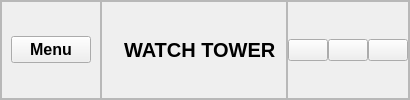
     <widget class="QFrame" name="Header_frame">
      <property name="styleSheet">
       <string notr="true"/>
      </property>
      <property name="frameShape">
       <enum>QFrame::StyledPanel</enum>
      </property>
      <property name="frameShadow">
       <enum>QFrame::Raised</enum>
      </property>
      <layout class="QHBoxLayout" name="horizontalLayout">
       <property name="spacing">
        <number>0</number>
       </property>
       <property name="leftMargin">
        <number>0</number>
       </property>
       <property name="topMargin">
        <number>0</number>
       </property>
       <property name="rightMargin">
        <number>0</number>
       </property>
       <property name="bottomMargin">
        <number>0</number>
       </property>
       <item alignment="Qt::AlignLeft">
        <widget class="QFrame" name="frame_3">
         <property name="frameShape">
          <enum>QFrame::StyledPanel</enum>
         </property>
         <property name="frameShadow">
          <enum>QFrame::Raised</enum>
         </property>
         <layout class="QHBoxLayout" name="horizontalLayout_4">
          <item>
           <widget class="QPushButton" name="pushButton">
            <property name="font">
             <font>
              <pointsize>12</pointsize>
              <weight>75</weight>
              <bold>true</bold>
             </font>
            </property>
            <property name="text">
             <string>Menu</string>
            </property>
            <property name="icon">
             <iconset resource="icons/icons.qrc">
              <normaloff>:/image/icons8-menu-50.png</normaloff>:/image/icons8-menu-50.png</iconset>
            </property>
            <property name="iconSize">
             <size>
              <width>20</width>
              <height>20</height>
             </size>
            </property>
           </widget>
          </item>
         </layout>
        </widget>
       </item>
       <item>
        <widget class="QFrame" name="frame_2">
         <property name="frameShape">
          <enum>QFrame::StyledPanel</enum>
         </property>
         <property name="frameShadow">
          <enum>QFrame::Raised</enum>
         </property>
         <layout class="QHBoxLayout" name="horizontalLayout_3">
          <item alignment="Qt::AlignRight">
           <widget class="QLabel" name="label">
            <property name="text">
             <string/>
            </property>
            <property name="pixmap">
             <pixmap resource="icons/icons.qrc">:/image/icons8-ecg-64.png</pixmap>
            </property>
           </widget>
          </item>
          <item>
           <widget class="QLabel" name="Name_app">
            <property name="font">
             <font>
              <pointsize>15</pointsize>
              <weight>75</weight>
              <bold>true</bold>
             </font>
            </property>
            <property name="text">
             <string>WATCH TOWER</string>
            </property>
           </widget>
          </item>
         </layout>
        </widget>
       </item>
       <item alignment="Qt::AlignRight">
        <widget class="QFrame" name="frame">
         <property name="frameShape">
          <enum>QFrame::StyledPanel</enum>
         </property>
         <property name="frameShadow">
          <enum>QFrame::Raised</enum>
         </property>
         <layout class="QHBoxLayout" name="horizontalLayout_2">
          <property name="spacing">
           <number>0</number>
          </property>
          <property name="leftMargin">
           <number>0</number>
          </property>
          <property name="topMargin">
           <number>0</number>
          </property>
          <property name="rightMargin">
           <number>0</number>
          </property>
          <property name="bottomMargin">
           <number>0</number>
          </property>
          <item>
           <widget class="QPushButton" name="Minimize_window_button">
            <property name="text">
             <string/>
            </property>
            <property name="icon">
             <iconset resource="icons/icons.qrc">
              <normaloff>:/image/icons8-minimize-window-16.png</normaloff>:/image/icons8-minimize-window-16.png</iconset>
            </property>
           </widget>
          </item>
          <item>
           <widget class="QPushButton" name="resize_window_button">
            <property name="text">
             <string/>
            </property>
            <property name="icon">
             <iconset resource="icons/icons.qrc">
              <normaloff>:/image/icons8-restore-down-16.png</normaloff>:/image/icons8-restore-down-16.png</iconset>
            </property>
           </widget>
          </item>
          <item>
           <widget class="QPushButton" name="Close_window_button">
            <property name="text">
             <string/>
            </property>
            <property name="icon">
             <iconset resource="icons/icons.qrc">
              <normaloff>:/image/icons8-close-16.png</normaloff>:/image/icons8-close-16.png</iconset>
            </property>
            <property name="iconSize">
             <size>
              <width>16</width>
              <height>16</height>
             </size>
            </property>
           </widget>
          </item>
         </layout>
        </widget>
       </item>
      </layout>
     </widget>
